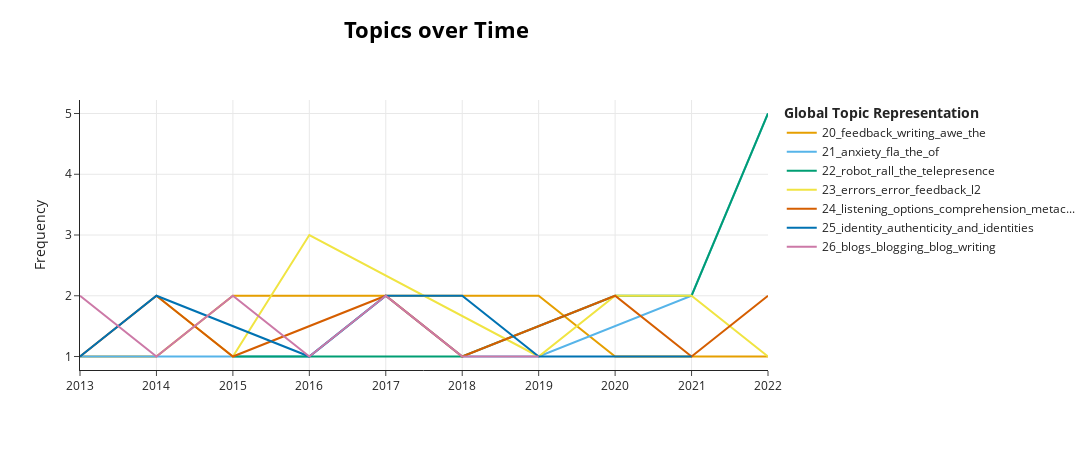

The notebook cell this image was saved under:
### Code cell
model.visualize_topics_over_time(topics_over_time, topics=[20, 21, 22, 23, 24, 25, 26, 27])

### Figure 1 — Plotly figure (JSON) as saved in the notebook; plotly's stock layout.template omitted (floating-point values rounded to 4 significant figures)
{"data": [{"hoverinfo": "text", "hovertext": ["<b>Topic 20</b><br>Words: clinic, grammar, quot, editing, application", "<b>Topic 20</b><br>Words: feedback, corrective, recast, metalinguistic, condition", "<b>Topic 20</b><br>Words: feedback, writing, metacognitive, students, constructivist", "<b>Topic 20</b><br>Words: path, scf, feedback, awe, acf", "<b>Topic 20</b><br>Words: drafts, feedback, revision, cbmcas, students", "<b>Topic 20</b><br>Words: feedback, voicethread, l1, awe, glossed", "<b>Topic 20</b><br>Words: feedback, drills, automated, ect, writing", "<b>Topic 20</b><br>Words: feedback, writing, essay, modes, revision", "<b>Topic 20</b><br>Words: revision, cf, contributions, worked, feedback", "<b>Topic 20</b><br>Words: awe, feedback, ll, writing, teacher"], "marker": {"color": "#E69F00"}, "mode": "lines", "name": "20_feedback_writing_awe_the", "type": "scatter", "x": [2013, 2014, 2015, 2016, 2017, 2018, 2019, 2020, 2021, 2022], "y": [1, 1, 2, 2, 2, 2, 2, 1, 1, 1]}, {"hoverinfo": "text", "hovertext": ["<b>Topic 21</b><br>Words: fl, anxiety, listening, causal, performance", "<b>Topic 21</b><br>Words: fla, anxiety, acmc, affordances, horwitz", "<b>Topic 21</b><br>Words: hybrid, redesigned, anxiety, span1010, courses", "<b>Topic 21</b><br>Words: ei, emotional, fla, anxiety, group", "<b>Topic 21</b><br>Words: anonymity, vw, fla, anxiety, participants", "<b>Topic 21</b><br>Words: idle, quantity, diversity, outcomes, english", "<b>Topic 21</b><br>Words: anxiety, fla, vr, self, motivation", "<b>Topic 21</b><br>Words: anxiety, fla, parents, meditation, the"], "marker": {"color": "#56B4E9"}, "mode": "lines", "name": "21_anxiety_fla_the_of", "type": "scatter", "x": [2013, 2014, 2016, 2017, 2018, 2019, 2021, 2022], "y": [1, 1, 1, 2, 1, 1, 2, 5]}, {"hoverinfo": "text", "hovertext": ["<b>Topic 22</b><br>Words: chat, synthetic, audio, text, modality", "<b>Topic 22</b><br>Words: robot, joint, therapy, humanoid, disorder", "<b>Topic 22</b><br>Words: telepresence, robots, authentic, robot, fl", "<b>Topic 22</b><br>Words: rall, robot, chatbots, bots, the", "<b>Topic 22</b><br>Words: robot, authoring, system, telepresence, design", "<b>Topic 22</b><br>Words: robot, chatbot, ellie, rall, the"], "marker": {"color": "#009E73"}, "mode": "lines", "name": "22_robot_rall_the_telepresence", "type": "scatter", "x": [2015, 2017, 2018, 2020, 2021, 2022], "y": [1, 1, 1, 2, 2, 5]}, {"hoverinfo": "text", "hovertext": ["<b>Topic 23</b><br>Words: errors, icall, fcg, l2, grammatical", "<b>Topic 23</b><br>Words: correct, normative, bigrams, software, errors", "<b>Topic 23</b><br>Words: errors, grammatical, spell, spelling, cywrite", "<b>Topic 23</b><br>Words: texts, gt, step, english, sw", "<b>Topic 23</b><br>Words: errors, gcs, error, word, feedback", "<b>Topic 23</b><br>Words: errors, spelling, error, l2, spellchecker", "<b>Topic 23</b><br>Words: ms, nlp, error, l2, grammarly"], "marker": {"color": "#F0E442"}, "mode": "lines", "name": "23_errors_error_feedback_l2", "type": "scatter", "x": [2014, 2015, 2016, 2019, 2020, 2021, 2022], "y": [2, 1, 3, 1, 2, 2, 1]}, {"hoverinfo": "text", "hovertext": ["<b>Topic 24</b><br>Words: conceptualization, options, listening, help, design", "<b>Topic 24</b><br>Words: listening, comprehension, options, noticing, of", "<b>Topic 24</b><br>Words: prototypes, listening, options, help, design", "<b>Topic 24</b><br>Words: listening, comprehension, audiovisual, the, tools", "<b>Topic 24</b><br>Words: listening, metacognitive, dialogic, awareness, multimedia", "<b>Topic 24</b><br>Words: listening, hearing, options, metacognitive, item", "<b>Topic 24</b><br>Words: listening, options, help, talks, patterns", "<b>Topic 24</b><br>Words: listening, test, comprehension, listeners, brain"], "marker": {"color": "#D55E00"}, "mode": "lines", "name": "24_listening_options_comprehension_metac...", "type": "scatter", "x": [2013, 2014, 2015, 2017, 2018, 2020, 2021, 2022], "y": [1, 2, 1, 2, 1, 2, 1, 2]}, {"hoverinfo": "text", "hovertext": ["<b>Topic 25</b><br>Words: authenticity, claims, call, argues, role", "<b>Topic 25</b><br>Words: sts, korean, identity, identities, l2te", "<b>Topic 25</b><br>Words: identity, esol, discourse, positioning, online", "<b>Topic 25</b><br>Words: etandem, identity, multilingual, sla, multilingualism", "<b>Topic 25</b><br>Words: heritage, contradiction, transpacific, identity, hlls", "<b>Topic 25</b><br>Words: macro, discourses, call, discourse, level", "<b>Topic 25</b><br>Words: relational, identities, identity, quot, choices", "<b>Topic 25</b><br>Words: identity, digital, broadly, call, turns"], "marker": {"color": "#0072B2"}, "mode": "lines", "name": "25_identity_authenticity_and_identities", "type": "scatter", "x": [2013, 2014, 2016, 2017, 2018, 2019, 2020, 2021], "y": [1, 2, 1, 2, 2, 1, 1, 1]}, {"hoverinfo": "text", "hovertext": ["<b>Topic 26</b><br>Words: blogs, writing, blog, their, in", "<b>Topic 26</b><br>Words: writers, newsactivist, blogging, audiences, to", "<b>Topic 26</b><br>Words: blog, blogging, ius, the, blogs", "<b>Topic 26</b><br>Words: metalinguistic, blogs, writing, class, blog", "<b>Topic 26</b><br>Words: blogging, traditional, blog, the, writing", "<b>Topic 26</b><br>Words: active, blogging, online, delivery, techniques", "<b>Topic 26</b><br>Words: facebook, twitter, more, asymmetric, symmetric"], "marker": {"color": "#CC79A7"}, "mode": "lines", "name": "26_blogs_blogging_blog_writing", "type": "scatter", "x": [2013, 2014, 2015, 2016, 2017, 2018, 2019], "y": [2, 1, 2, 1, 2, 1, 1]}], "layout": {"height": 450, "hoverlabel": {"bgcolor": "white", "font": {"family": "Rockwell", "size": 16}}, "legend": {"title": {"text": "<b>Global Topic Representation"}}, "title": {"font": {"color": "Black", "size": 22}, "text": "<b>Topics over Time</b>", "x": 0.4, "xanchor": "center", "y": 0.95, "yanchor": "top"}, "width": 1250, "xaxis": {"showgrid": true}, "yaxis": {"showgrid": true, "title": {"text": "Frequency"}}}}
